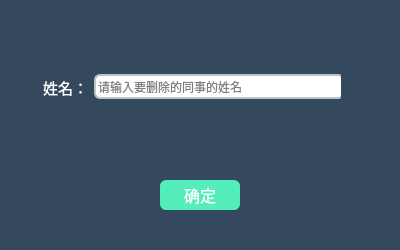
<?xml version="1.0" encoding="UTF-8"?>
<ui version="4.0">
 <class>deleteworkmate</class>
 <widget class="QWidget" name="deleteworkmate">
  <property name="geometry">
   <rect>
    <x>0</x>
    <y>0</y>
    <width>400</width>
    <height>250</height>
   </rect>
  </property>
  <property name="minimumSize">
   <size>
    <width>400</width>
    <height>250</height>
   </size>
  </property>
  <property name="maximumSize">
   <size>
    <width>400</width>
    <height>250</height>
   </size>
  </property>
  <property name="windowTitle">
   <string>删除同事信息</string>
  </property>
  <property name="styleSheet">
   <string notr="true">QPushButton{border-radius:6;color:white;background-color:rgb(85, 237, 187);}
QPushButton:pressed{border-radius:6;color:white;background-color:rgb(191, 240, 224);}
QLineEdit{border:2px solid #bdc3c7;border-radius: 6;}
QWidget#deleteworkmate{background-color: #34495e;}
QLabel{color:white;}</string>
  </property>
  <widget class="QWidget" name="widget" native="true">
   <property name="geometry">
    <rect>
     <x>30</x>
     <y>70</y>
     <width>311</width>
     <height>34</height>
    </rect>
   </property>
   <layout class="QHBoxLayout" name="horizontalLayout">
    <item>
     <widget class="QLabel" name="label">
      <property name="text">
       <string/>
      </property>
     </widget>
    </item>
    <item>
     <widget class="QLabel" name="label_2">
      <property name="font">
       <font>
        <pointsize>11</pointsize>
       </font>
      </property>
      <property name="text">
       <string>姓名：</string>
      </property>
     </widget>
    </item>
    <item>
     <widget class="QLineEdit" name="workmatenamelineEdit">
      <property name="minimumSize">
       <size>
        <width>250</width>
        <height>25</height>
       </size>
      </property>
      <property name="maximumSize">
       <size>
        <width>250</width>
        <height>25</height>
       </size>
      </property>
      <property name="placeholderText">
       <string>请输入要删除的同事的姓名</string>
      </property>
     </widget>
    </item>
   </layout>
  </widget>
  <widget class="QPushButton" name="surepushButton">
   <property name="geometry">
    <rect>
     <x>160</x>
     <y>180</y>
     <width>80</width>
     <height>30</height>
    </rect>
   </property>
   <property name="minimumSize">
    <size>
     <width>80</width>
     <height>30</height>
    </size>
   </property>
   <property name="maximumSize">
    <size>
     <width>80</width>
     <height>30</height>
    </size>
   </property>
   <property name="font">
    <font>
     <pointsize>12</pointsize>
    </font>
   </property>
   <property name="text">
    <string>确定</string>
   </property>
  </widget>
 </widget>
 <resources/>
 <connections/>
</ui>
